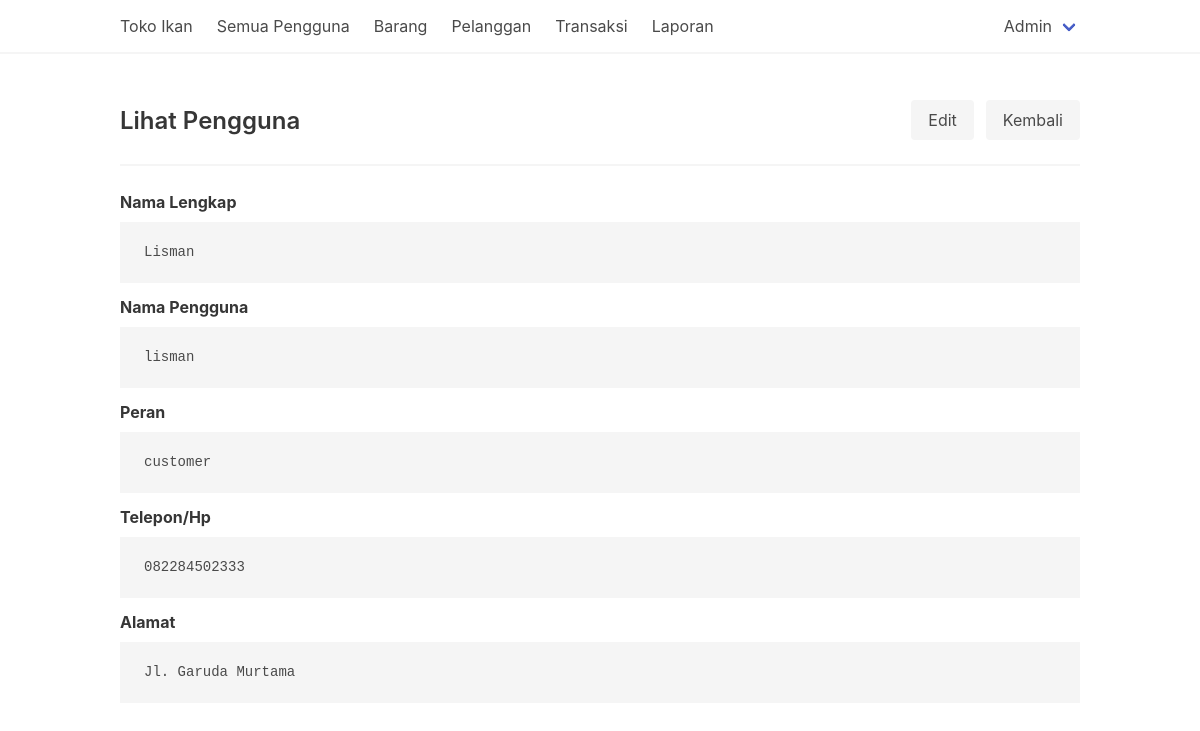
/users-show.php?id=9 (signed in), run on the app's committed database.
### tables this page shows
CREATE TABLE `users` (
  `id_user_055` int(11) NOT NULL,
  `nama_user_055` varchar(40) NOT NULL,
  `username_user_055` varchar(30) NOT NULL,
  `password_user_055` varchar(255) NOT NULL,
  `telepon_user_055` varchar(20) NOT NULL,
  `alamat_user_055` varchar(80) NOT NULL,
  `role_user_055` enum('admin','waiter','owner','customer') DEFAULT 'customer'
);

### users-show.php (the view, shortened to what this page needs)
<?php
require_once "template/theHeader.php";
?>
<div class="level">
    <div class="level-left">
        <div class="level-item">
            <h1 class="title is-4">Lihat Pengguna</h1>
        </div>
    </div>
    <div class="level-right">
        <div class="level-item">
            <a href="users-edit.php?id=<?= $_GET['id'] ?>" class="button is-light">Edit</a>
        </div>
        <div class="level-item">
            <a href="users.php" class="button is-light">Kembali</a>
        </div>
    </div>
</div>
<hr>
<?php
if (isset($_GET['id'])) {
    $query = $conn->query(sprintf("SELECT * FROM users WHERE id_user_055 = %s", $_GET['id']));
    $item = $query->fetch_object();
} else {
    return header('Location:users.php');
}
?>
<div class="field">
    <label class="label">Nama Lengkap</label>
    <pre><?= $item->nama_user_055; ?></pre>
</div>
<div class="field">
    <label class="label">Nama Pengguna</label>
    <pre><?= $item->username_user_055; ?></pre>
</div>
<div class="field">
    <label class="label">Peran</label>
    <pre><?= $item->role_user_055; ?></pre>
</div>
<div class="field">
    <label class="label">Telepon/Hp</label>
    <pre><?= $item->telepon_user_055; ?></pre>
</div>
<div class="field">
    <label class="label">Alamat</label>
    <pre><?= $item->alamat_user_055; ?></pre>
</div>
<?php
require_once "template/theFooter.php"
?>

### data on the page
users: nama_user_055 "Lisman", username_user_055 "lisman", role_user_055 "customer", telepon_user_055 "082284502333", alamat_user_055 "Jl. Garuda Murtama"

### other printed values
$_SESSION['name'] "Admin"
